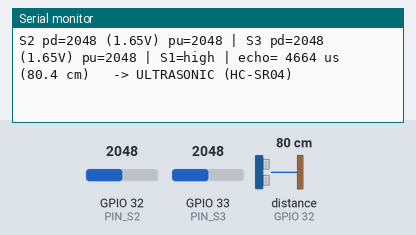
The sketch below on a simulated ESP32. On the bench: the last lines printed to the serial monitor. Wiring (inferred from the names in the program): ultrasonic range finder: trigger GPIO 13; echo GPIO 32. The test bench sets the inputs (shaded band); at power-on: GPIO 32 (PIN_S2) = 2048, GPIO 33 (PIN_S3) = 2048, distance to the obstacle (sensor on GPIO 32) 80 cm. The echo pulse lasts 58.3 µs per cm.

Above: at 3.4 s.
3.5 s: GPIO 32 (PIN_S2) set to 1055
At 4.13 s:
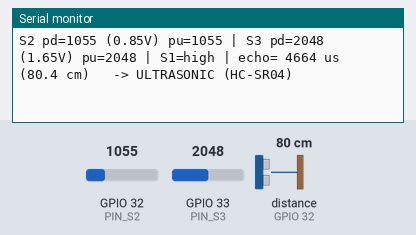
5.0 s: GPIO 32 (PIN_S2) set to 936
At 5.45 s:
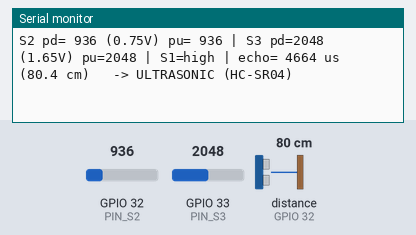
7.0 s: GPIO 33 (PIN_S3) set to 1054
At 7.2 s:
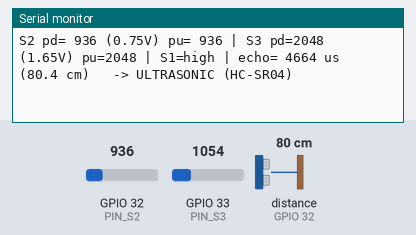
8.5 s: GPIO 33 (PIN_S3) set to 932
At 8.95 s:
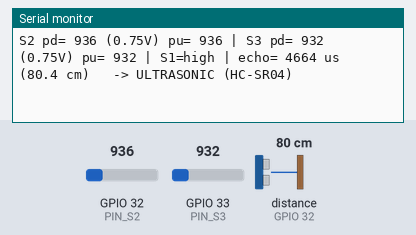

The sketch:

PortScanner.ino
```cpp
// PortScanner — "what is plugged into the port?"
//
// Flash this, plug a module into the sensor port, and run ./monitor.sh.
// It prints the raw numbers every port pin is showing, plus its own guess at
// what's attached. Use these numbers to calibrate the detection thresholds in
// BodhiBox/src/Driver*.cpp — measure, don't theorise.
//
// Port wiring (see README.md):
//   S1 = GPIO 13, direct
//   S2 = GPIO 32, via 10k/20k divider to GND
//   S3 = GPIO 33, via 10k/20k divider to GND

#include <Arduino.h>

const int PIN_S1 = 13;
const int PIN_S2 = 32;
const int PIN_S3 = 33;

const int ADC_MAX = 4095;

// Read an analog pin with a given pull mode, after letting the node settle.
// The divider is ~7k source impedance, so settling is fast, but the internal
// pull resistor (30-80k, wide tolerance) needs a moment to win.
int readWith(int pin, int mode) {
  pinMode(pin, mode);
  delay(5);
  int sum = 0;
  for (int i = 0; i < 8; i++) sum += analogRead(pin);
  return sum / 8;
}

// Fire the ultrasonic trigger on S1 and time the echo on S2.
// Returns echo width in microseconds, or 0 for no answer.
unsigned long pingEcho() {
  pinMode(PIN_S1, OUTPUT);
  digitalWrite(PIN_S1, LOW);
  delayMicroseconds(4);
  digitalWrite(PIN_S1, HIGH);
  delayMicroseconds(10);
  digitalWrite(PIN_S1, LOW);

  pinMode(PIN_S2, INPUT);
  return pulseIn(PIN_S2, HIGH, 30000UL);  // 30 ms ~= 5 m, generous
}

float toVolts(int counts) { return counts * 3.3f / ADC_MAX; }

const char* guess(unsigned long echoUs, int s2_pd, int s3_pd, int s2_pu, int s3_pu);

void setup() {
  Serial.begin(115200);
  delay(300);
  Serial.println();
  Serial.println(F("PortScanner — plug a module into the port and watch."));
  Serial.println(F("Columns: analog counts (0-4095). 'pd' = internal pull-down,"));
  Serial.println(F("'pu' = internal pull-up. An empty port reads ~0 with pull-down,"));
  Serial.println(F("because the external 20k to GND holds it there."));
  Serial.println();
}

void loop() {
  // --- Active probe: does anything answer an ultrasonic trigger? ---
  unsigned long echoUs = pingEcho();

  // --- Passive probes on the two divider lines ---
  int s2_pd = readWith(PIN_S2, INPUT_PULLDOWN);
  int s3_pd = readWith(PIN_S3, INPUT_PULLDOWN);
  int s2_pu = readWith(PIN_S2, INPUT_PULLUP);
  int s3_pu = readWith(PIN_S3, INPUT_PULLUP);

  // --- S1 as a button line (joystick SW is a switch to GND) ---
  pinMode(PIN_S1, INPUT_PULLUP);
  delay(5);
  bool s1Low = (digitalRead(PIN_S1) == LOW);

  Serial.printf(
      "S2 pd=%4d (%.2fV) pu=%4d | S3 pd=%4d (%.2fV) pu=%4d | S1=%s | echo=%5lu us",
      s2_pd, toVolts(s2_pd), s2_pu,
      s3_pd, toVolts(s3_pd), s3_pu,
      s1Low ? "LOW " : "high",
      echoUs);

  if (echoUs > 0) Serial.printf(" (%.1f cm)", echoUs / 58.0f);

  Serial.print(F("   -> "));
  Serial.println(guess(echoUs, s2_pd, s3_pd, s2_pu, s3_pu));

  delay(400);
}

// Best-effort interpretation. This mirrors the detection order used by
// BodhiBox, so if the guess here is wrong, the game will be wrong too —
// fix the thresholds here first, then copy them across.
const char* guess(unsigned long echoUs, int s2_pd, int s3_pd, int s2_pu, int s3_pu) {
  const int kMid = ADC_MAX / 2;
  const int kMidBand = ADC_MAX * 35 / 100;  // +/-35% counts as "centred"
  const int kQuiet = 250;                   // below this = nothing driving the line

  // 1. Ultrasonic answers an active probe — unambiguous.
  if (echoUs > 100) return "ULTRASONIC (HC-SR04)";

  // 2. Joystick idles near mid-scale on BOTH axes.
  //    Loaded by the 30k divider, centre lands around 45% of full scale.
  if (abs(s2_pd - kMid) < kMidBand && abs(s3_pd - kMid) < kMidBand &&
      s2_pd > kQuiet && s3_pd > kQuiet)
    return "JOYSTICK";

  // 3. Photoresistor / potentiometer: one analog line live, the other quiet.
  if (s2_pd > kQuiet && s3_pd < kQuiet) return "LIGHT / ANALOG (on S2)";

  // 4. PIR currently triggered: 3.3V out arrives at ~2.2V through the divider.
  if (s3_pd > 1500) return "MOTION (HC-SR501), currently TRIGGERED";

  // 5. PIR idle is genuinely hard to tell from an empty port through a
  //    divider, because the internal pull-up tolerance (30-80k) overlaps the
  //    two cases. Only claim it when the line is clearly being held down.
  if (s3_pu < 400) return "MOTION (HC-SR501), idle — line held low";

  return "nothing detected (if this is the PIR, wave at it)";
}
```

Measured:
- the behaviour switches between 1000 and 999 on GPIO 32 (PIN_S2) (found by bisection; images 1 and 2)
- the behaviour switches between 1000 and 999 on GPIO 33 (PIN_S3) (found by bisection; images 3 and 4)
- after the input at 3.5 s, the serial monitor: prints a new line after 0.36 s (image 1)
- after the input at 5.0 s, the serial monitor: prints a new line after 0.17 s (image 2)
- after the input at 8.5 s, the serial monitor: prints a new line after 0.18 s (image 4)
